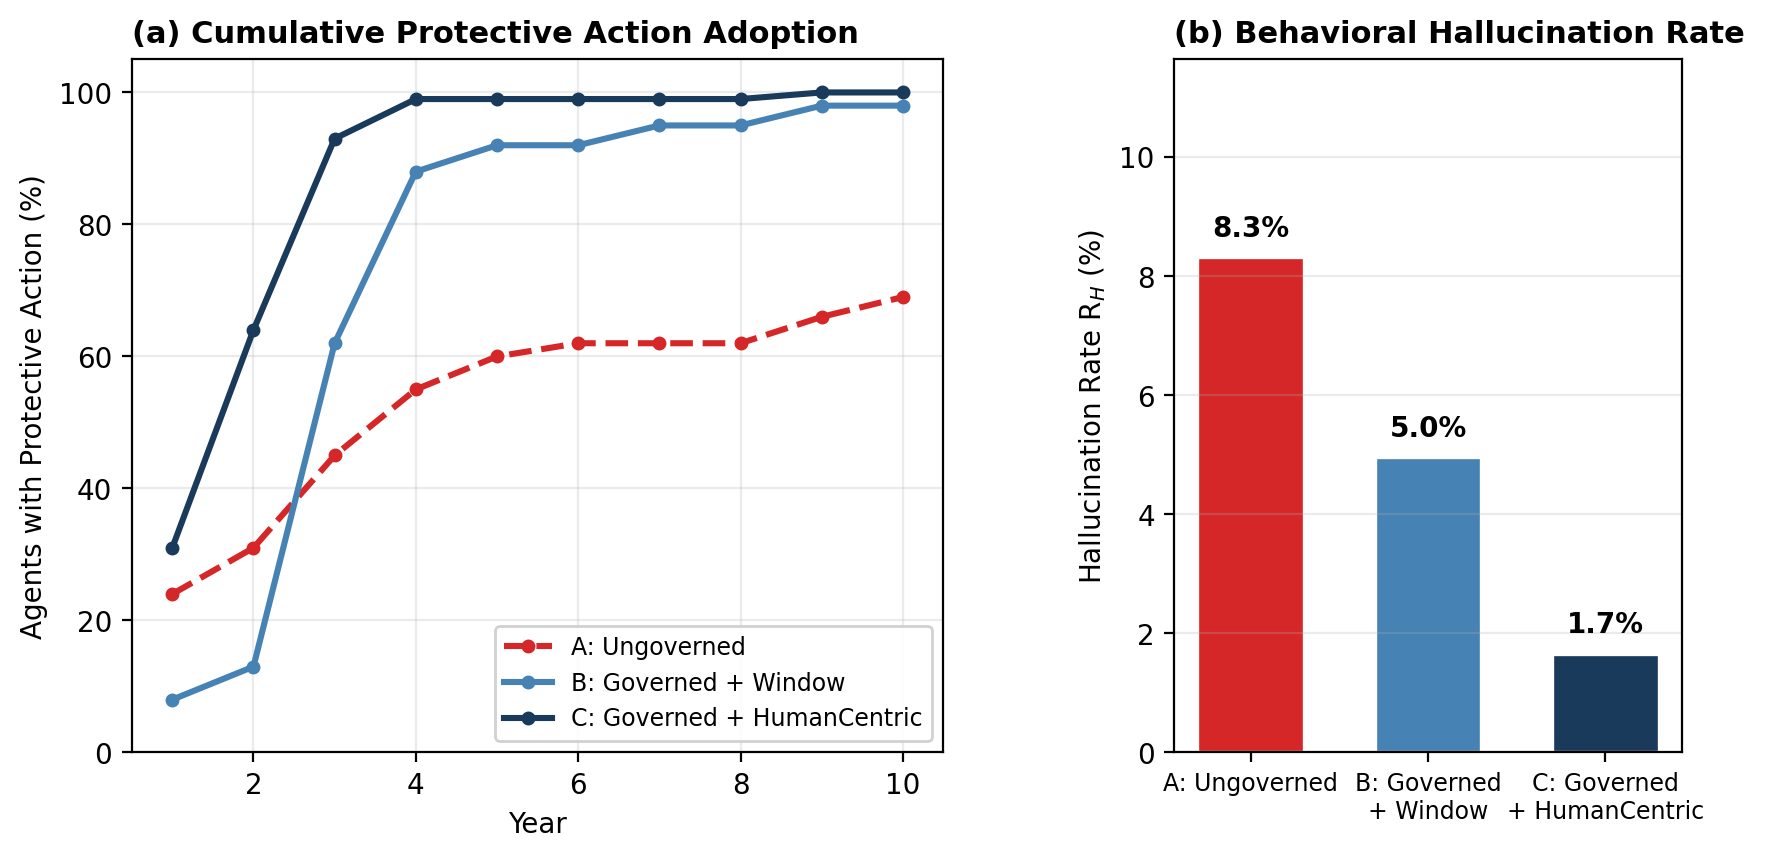

Write Python code to recreate this figure.
"""
Figure 2: Flood Governance Effectiveness (WRR Technical Note)
Panel (a): Cumulative protective action adoption over time
Panel (b): Behavioral hallucination rate R_H by group
"""
import pandas as pd, numpy as np, matplotlib.pyplot as plt
from pathlib import Path

BASE = Path(r"c:\Users\wenyu\Desktop\Lehigh\governed_broker_framework\examples\single_agent\results\JOH_FINAL\gemma3_4b")
GROUPS = {"A": "Group_A", "B": "Group_B", "C": "Group_C"}
LABELS = {"A": "A: Ungoverned", "B": "B: Governed\n+ Window", "C": "C: Governed\n+ HumanCentric"}
COLORS = {"A": "#d62728", "B": "#4682b4", "C": "#1a3a5c"}
STYLES = {"A": "--", "B": "-", "C": "-"}


def load_group(g):
    return pd.read_csv(BASE / GROUPS[g] / "Run_1" / "simulation_log.csv")


def protective_adoption(df, g):
    """% of agents with at least one protective action per year."""
    if g == "A":
        # Reconstruct state from decision history
        agent_state = {}
        results = {}
        for _, row in df.sort_values(["agent_id", "year"]).iterrows():
            aid, yr = row["agent_id"], row["year"]
            raw = str(row.get("raw_llm_decision", row.get("decision", ""))).lower()
            if aid not in agent_state:
                agent_state[aid] = {"elevated": False, "insured": False, "relocated": False}
            s = agent_state[aid]
            if "elevat" in raw: s["elevated"] = True
            if "insur" in raw: s["insured"] = True
            if "both" in raw: s["elevated"] = s["insured"] = True
            if "relocat" in raw: s["relocated"] = True
            results.setdefault(yr, []).append(s["elevated"] or s["insured"] or s["relocated"])
        return {yr: sum(vals) / len(vals) * 100 for yr, vals in results.items()}
    else:
        out = {}
        for yr in sorted(df["year"].unique()):
            ydf = df[df["year"] == yr]
            has_action = (ydf["elevated"] == True) | (ydf["has_insurance"] == True) | (ydf["relocated"] == True)
            out[yr] = has_action.sum() / len(ydf) * 100
        return out


def hallucination_rate(df, g):
    """R_H = redundant/impossible decisions / total active decisions."""
    hall, active = 0, 0
    if g == "A":
        agent_state = {}
        for _, row in df.sort_values(["agent_id", "year"]).iterrows():
            aid = row["agent_id"]
            raw = str(row.get("raw_llm_decision", "")).lower()
            if aid not in agent_state:
                agent_state[aid] = {"elevated": False, "insured": False, "relocated": False}
            s = agent_state[aid]
            if s["relocated"]: continue
            active += 1
            is_hall = False
            if "elevat" in raw and s["elevated"]: is_hall = True
            elif "insur" in raw and s["insured"]: is_hall = True
            elif "both" in raw and (s["elevated"] or s["insured"]): is_hall = True
            if is_hall: hall += 1
            if "elevat" in raw: s["elevated"] = True
            if "insur" in raw: s["insured"] = True
            if "both" in raw: s["elevated"] = s["insured"] = True
            if "relocat" in raw: s["relocated"] = True
    else:
        years = sorted(df["year"].unique())
        active += len(df[df["year"] == years[0]])
        for yr in years[1:]:
            ydf = df[df["year"] == yr]
            prev = df[df["year"] == yr - 1]
            for _, row in ydf.iterrows():
                aid = row["agent_id"]
                dec = str(row["yearly_decision"]).lower()
                p = prev[prev["agent_id"] == aid]
                if p.empty: continue
                p = p.iloc[0]
                if p.get("relocated", False): continue
                active += 1
                is_hall = False
                if "elevat" in dec and p["elevated"]: is_hall = True
                if "insur" in dec and p["has_insurance"]: is_hall = True
                if "both" in dec and (p["elevated"] or p["has_insurance"]): is_hall = True
                if is_hall: hall += 1
    return hall / active * 100 if active > 0 else 0.0


# ── Compute ──
data = {g: load_group(g) for g in "ABC"}
adoption = {g: protective_adoption(data[g], g) for g in "ABC"}
rh = {g: hallucination_rate(data[g], g) for g in "ABC"}

# ── Plot ──
fig, (ax1, ax2) = plt.subplots(1, 2, figsize=(10, 4.5), dpi=150,
                                gridspec_kw={"width_ratios": [1.6, 1]})
fig.subplots_adjust(wspace=0.35)

# Panel (a)
for g in "ABC":
    years = sorted(adoption[g].keys())
    vals = [adoption[g][y] for y in years]
    ax1.plot(years, vals, color=COLORS[g], ls=STYLES[g], lw=2.2,
             marker="o", ms=4, label=LABELS[g].replace("\n", " "))
ax1.set_xlabel("Year", fontsize=10)
ax1.set_ylabel("Agents with Protective Action (%)", fontsize=10)
ax1.set_title("(a) Cumulative Protective Action Adoption", fontsize=11, fontweight="bold", loc="left")
ax1.legend(fontsize=8.5, framealpha=0.9)
ax1.grid(True, alpha=0.25)
ax1.set_xlim(0.5, 10.5)
ax1.set_ylim(0, 105)

# Panel (b)
x = np.arange(3)
bars = ax2.bar(x, [rh[g] for g in "ABC"],
               color=[COLORS[g] for g in "ABC"], edgecolor="white", lw=1.2, width=0.6)
for i, (g, bar) in enumerate(zip("ABC", bars)):
    ax2.text(bar.get_x() + bar.get_width() / 2, bar.get_height() + 0.25,
             f"{rh[g]:.1f}%", ha="center", va="bottom", fontsize=10, fontweight="bold")
ax2.set_xticks(x)
ax2.set_xticklabels([LABELS[g] for g in "ABC"], fontsize=8.5)
ax2.set_ylabel("Hallucination Rate R$_H$ (%)", fontsize=10)
ax2.set_title("(b) Behavioral Hallucination Rate", fontsize=11, fontweight="bold", loc="left")
ax2.grid(True, axis="y", alpha=0.25)
ax2.set_ylim(0, max(rh.values()) * 1.4)

out = Path(__file__).parent / "fig2_flood_governance.png"
fig.savefig(out, bbox_inches="tight", dpi=200)
plt.close()
print(f"Saved: {out}")
for g in "ABC":
    print(f"  {LABELS[g].replace(chr(10),' ')}: adoption={list(adoption[g].values())[-1]:.0f}%, R_H={rh[g]:.1f}%")
